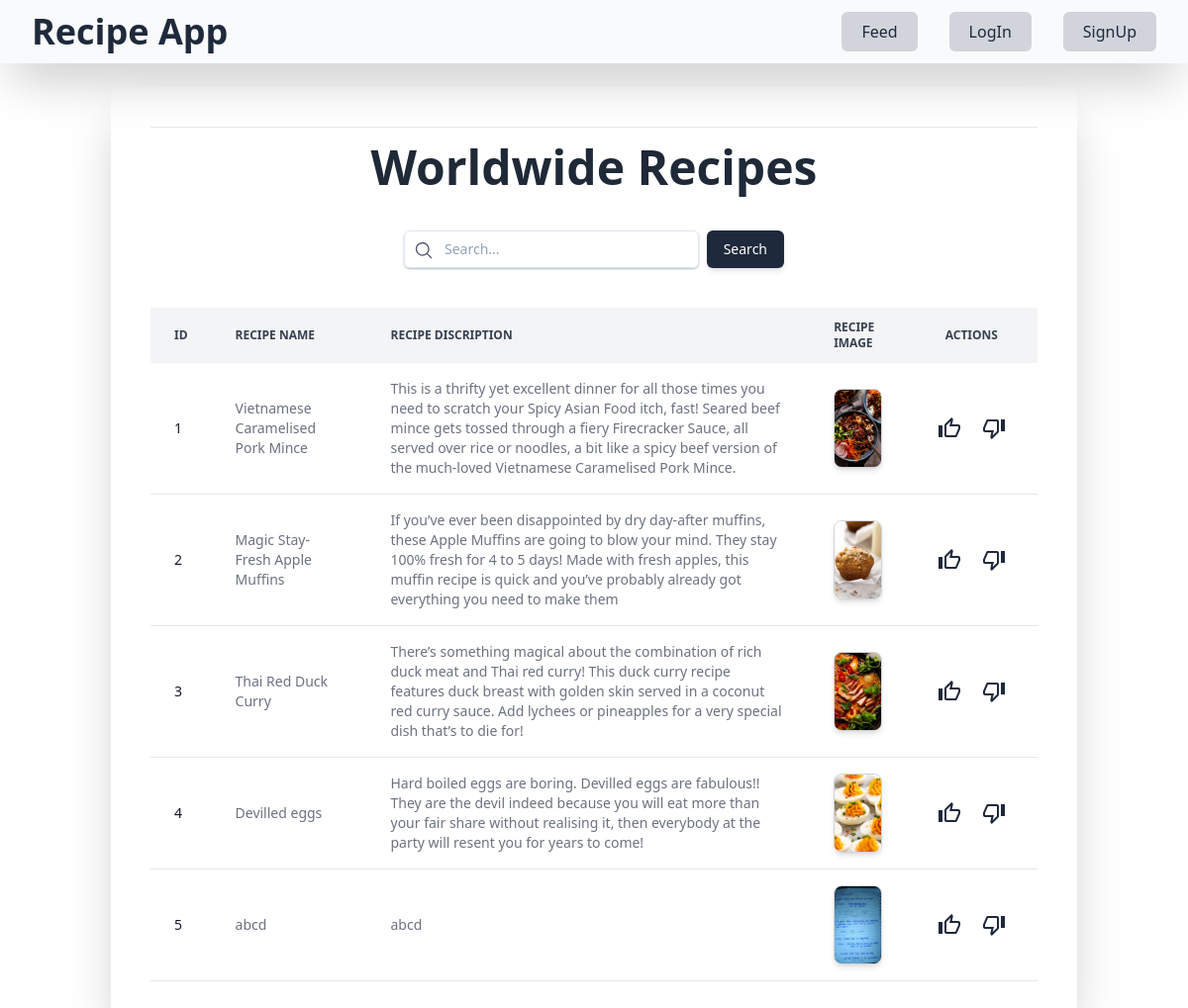
Before: / with the older database file.
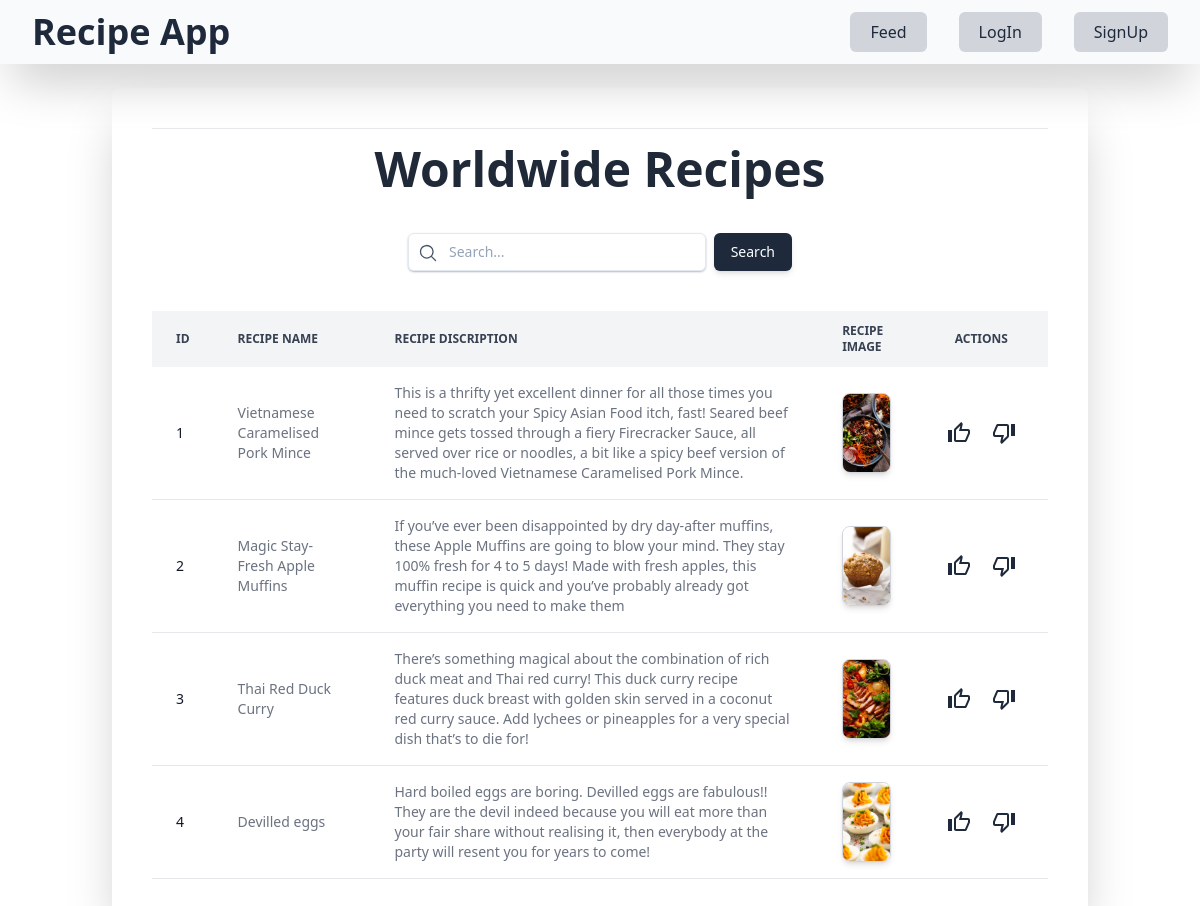
After: the same page with the newer database file.
### Veg/models.py (models this page shows, shortened)
class recipe(models.Model):
    user = models.ForeignKey(User,on_delete=models.SET_NULL, blank=True,null=True)
    recipe_name = models.CharField(max_length = 20)
    recipe_discription = models.TextField()
    recipe_image = models.ImageField(upload_to = 'recipe_photos')

### Veg/views.py (the view)
# urls.py: path('',posted_recipe,name = 'posted_recipe'),
def posted_recipe(request):
    search = request.GET.get('search','')
    if search:
        recipes = recipe.objects.filter(recipe_name__icontains = request.GET.get('search'))
        if recipes.exists():
            messages.success(request,'Products Found successfully')
        else:
            messages.error(request,'Product does not exists')
    else:
        recipes = recipe.objects.all()
    context = {'recipes':recipes,'search':search}
    return render(request,'Feed.html',context)

### Veg/templates/Feed.html (shortened to what this page needs)
{% extends 'navbar.html' %}
{% block content %}
<div class="relative overflow-x-auto shadow-2xl sm:rounded-lg px-10 py-10 ">
    <hr>
  <h1 class="text-gray-800 flex justify-center font-bold text-3xl md:text-4xl lg:text-5xl my-4">Worldwide Recipes</h1>
<form method = 'get'>
  <div class="w-full max-w-sm min-w-[200px] mt-10 mx-auto text-center mb-10">
    <div class="relative flex items-center">
      <input
      class="shadow-2xl shadow-slate-500/50 w-full bg-transparent placeholder:text-slate-400 text-slate-700 text-sm border border-slate-200 rounded-md pl-10 pr-3 py-2 transition duration-300 ease focus:outline-none focus:border-slate-400 hover:border-slate-300 shadow-sm focus:shadow"
      placeholder="Search..."
      name = "search"
      value = '{{search}}'
      />
      <button
        class="rounded-md bg-slate-800 py-2 px-4 border border-transparent text-center text-sm text-white transition-all shadow-md hover:shadow-lg  active:bg-slate-900 hover:bg-slate-700 active:shadow-none disabled:pointer-events-none disabled:opacity-50 disabled:shadow-none ml-2"
        type="submit"
      >
        Search
      </button>
    </div>
  </div>
</form>
<table class="w-full text-sm text-left rtl:text-right text-gray-500 dark:text-gray-400" method = ''>
  <thead class="text-xs text-gray-700 uppercase bg-gray-100 dark:bg-gray-700 dark:text-gray-400">
      <tr>
          <th scope="col" class="px-6 py-3">
              ID
          </th>
          <th scope="col" class="px-6 py-3">
              Recipe Name
          </th>
          <th scope="col" class="px-6 py-3">
              Recipe Discription
          </th>
          <th scope="col" class="px-6 py-3">
              Recipe Image
          </th>
          <th scope="col" class="px-10  py-3">
              Actions
          </th>
      </tr>
  </thead>
  {%for recipe in recipes%}
  <tbody>
      <tr class="odd:bg-white odd:dark:bg-gray-900 even:bg-gray-50 even:dark:bg-gray-800 border-b dark:border-gray-700 border-gray-200">
          <th scope="row" class="px-6 py-4 font-medium text-gray-900 whitespace-nowrap dark:text-white">
            {{forloop.counter}}
          </th>
          <td class="px-6 py-4">
            {{recipe.recipe_name}}
          </td>
          <td class="px-6 py-4">
            {{recipe.recipe_discription}}
          </td>
          <td class="px-6 py-4">
            <img src="{{ recipe.recipe_image.url }}" alt="not found" class="h-20 w-20 object-cover rounded-lg shadow-md border border-gray-300">
        </td>
        <td class="px-6 py-4 dark:bg-gray-800 rounded-lg text-center ">
            <div class="flex justify-between items-center">
                <a class="mr-1 px-2 cursor-pointer rounded-2xl flex items-center justify-center font-medium text-slate-800 dark:text-slate-400 hover:bg-slate-800 hover:text-white py-1 space-x-2"
                onclick="toggleBackground(this)"
                >
                </a>
                  <a class="px-2 cursor-pointer rounded-2xl flex items-center justify-center font-medium text-slate-800 dark:text-slate-800 hover:bg-slate-800 hover:text-white py-1 space-x-2
                  "
                  onclick="toggleBackground(this)"
                >
                </a>
            </div>
          </td>
      </tr>
  </tbody>
  {%endfor%}
</table>
</div>
{% endblock %}

### Veg/templates/navbar.html (shortened to what this page needs)
<!DOCTYPE html>
<html lang="en">
<head>
    <script src="https://cdn.tailwindcss.com"></script>
</head>
<body>
    <nav class="bg-gray-50 shadow-2xl">
        <div class="mx-auto max-w-7xl px-2 sm:px-6 lg:px-8">
            <div class="relative flex h-16 items-center justify-between">
                <div class="flex items-center justify-between w-full">
                    <a href='/' class="text-4xl font-bold text-slate-800">Recipe App</a>
                    <div class="hidden sm:block">
                        <div class="flex space-x-8">
                            <a href="/" class="rounded-md px-5 py-2 text-md font-medium text-slate-800 hover:bg-slate-800 bg-gray-300 hover:text-white">Feed</a>
                            {%if user.is_authenticated %}
                                <a href="/recipe/" class="rounded-md px-5 py-2 text-md font-medium text-slate-800 hover:bg-slate-800 bg-gray-300 hover:text-white">My Recipes</a>
                                <a href="/logout/" class="rounded-md px-5 py-2 text-md font-medium text-slate-800 hover:bg-red-600 bg-gray-300 hover:text-white">LogOut</a>
                                {%else%}
                            <a href="/login/" class="rounded-md px-5 py-2 text-md font-medium text-slate-800 hover:bg-slate-800 bg-gray-300 hover:text-white">LogIn</a>
                            <a href="/signup/" class="rounded-md px-5 py-2 text-md font-medium text-slate-800 hover:bg-slate-800 bg-gray-300 hover:text-white">SignUp</a>
                            {%endif%}
                        </div>
                    </div>
                </div>
            </div>
        </div>
      </nav>
      <div class="container mx-auto p-6">
        {% block content %}{% endblock %}
    </div>
</body>
</html>

Changed rows visible on the page:
removed recipe: recipe_name "abcd", recipe_discription "abcd", recipe_image (picture)
